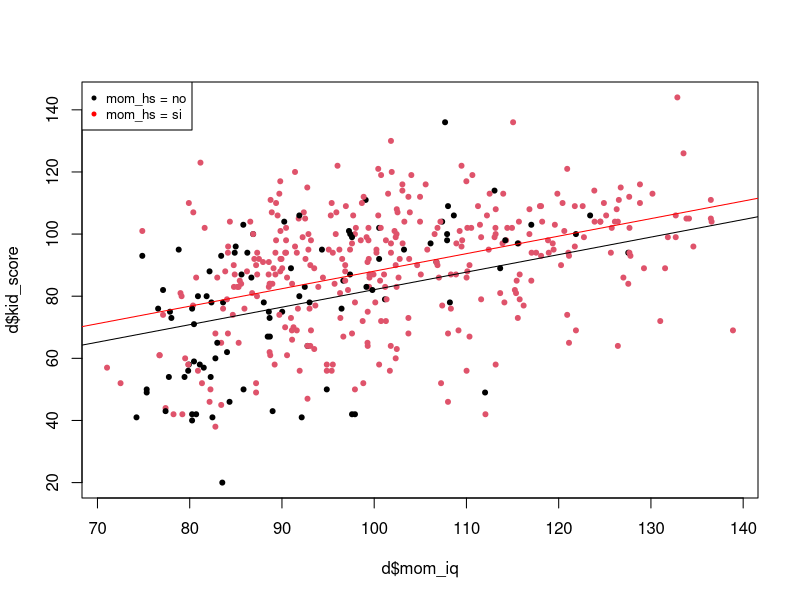
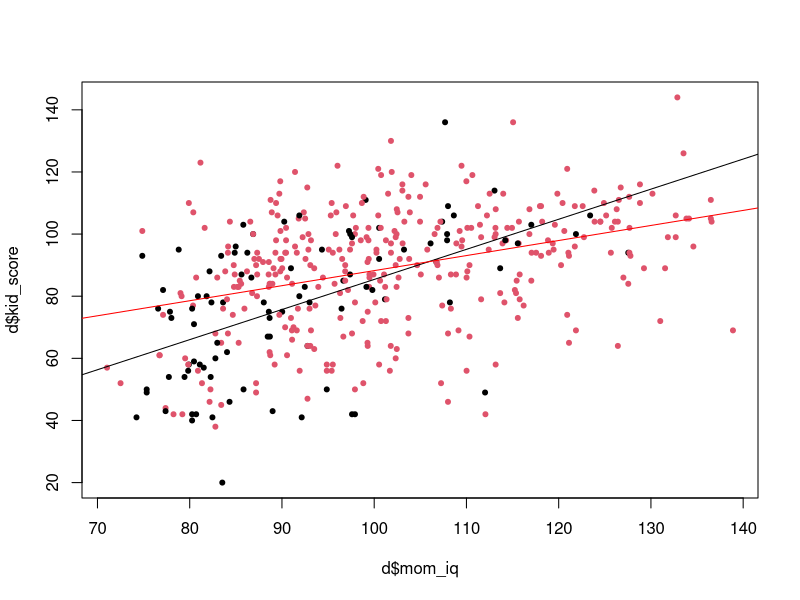

Here is the R script that generated these plots, in order:
## ---- chunk 1
d = read.csv("datos/kidiq.csv")
str(d)
## ---- chunk 2
d$mom_hs = factor(d$mom_hs, labels = c("no", "si"))
d$mom_work = factor(d$mom_work, labels = c("notrabaja", "trabaja23", "trabaja1_parcial", "trabaja1_completo"))
## ---- chunk 3
secundaria_si = ifelse(d$mom_hs == "si", 1, 0)
## ---- chunk 4
m = lm(kid_score ~ secundaria_si, data = d)
coef(m)
## ---- chunk 5
mean(d$kid_score[d$mom_hs == "no"])
## ---- chunk 6
mean(d$kid_score[d$mom_hs == "si"])
## ---- chunk 7
m = lm(kid_score ~ mom_hs, data = d)
summary(m)
## ---- chunk 8
levels(d$mom_hs)
## ---- chunk 9
contrasts(d$mom_hs)
## ---- chunk 10
secundaria_no = ifelse(d$mom_hs == "no", 1, 0)
## ---- chunk 11
m = lm(kid_score ~ secundaria_no, data = d)
coef(m)
## ---- chunk 12
coef(m)[1] + coef(m)[2]
## ---- chunk 13
levels(d$mom_hs)
## ---- chunk 14
contrasts(d$mom_hs)
## ---- chunk 15
d$mom_hs = relevel(d$mom_hs, ref = "si")
levels(d$mom_hs)
## ---- chunk 16
contrasts(d$mom_hs)
## ---- chunk 17
m = lm(kid_score ~ mom_hs, data = d)
summary(m)
## ---- chunk 18
contrasts(d$mom_hs)
## ---- chunk 19
m = lm(kid_score ~ 0 + secundaria_si + secundaria_no, data = d)
summary(m)
## ---- chunk 20
m = lm(kid_score ~ 0 + mom_hs, data = d)
summary(m)
## ---- chunk 21
levels(d$mom_work)
## ---- chunk 22
notrabaja_si = ifelse(d$mom_work == "notrabaja", 1, 0)
trabaja23_si = ifelse(d$mom_work == "trabaja23", 1, 0)
trabaja1_parcial_si = ifelse(d$mom_work == "trabaja1_parcial", 1, 0)
trabaja1_completo_si = ifelse(d$mom_work == "trabaja1_completo", 1, 0)
## ---- chunk 23
m = lm(kid_score ~ trabaja23_si + trabaja1_parcial_si + trabaja1_completo_si, data = d)
summary(m)
## ---- chunk 24
m = lm(kid_score ~ mom_work, data = d)
summary(m)
## ---- chunk 25
levels(d$mom_work)
## ---- chunk 26
contrasts(d$mom_work)
## ---- chunk 27
d$mom_work = relevel(d$mom_work, ref="trabaja1_parcial")
levels(d$mom_work)
## ---- chunk 28
m = lm(kid_score ~ mom_work, data = d)
summary(m)
## ---- chunk 29
d$mom_work1 = factor(d$mom_work, levels=c("trabaja1_completo","trabaja23","notrabaja","trabaja1_parcial"))
levels(d$mom_work1)
## ---- chunk 30
m = lm(kid_score ~ mom_work1, data = d)
summary(m)
## ---- chunk 31
m = lm(kid_score ~ mom_iq + secundaria_si, data = d)
summary(m)
## ---- chunk 32
# Para estar seguro del nivel de referencia:
d$mom_hs = relevel(d$mom_hs, ref="no")
## ---- chunk 33
plot(d$mom_iq, d$kid_score, col = d$mom_hs, pch = 20)
abline(a = m$coefficients["(Intercept)"], b = m$coefficients["mom_iq"], col = "black")
abline(a = m$coefficients["(Intercept)"] + m$coefficients["secundaria_si"],
       b = m$coefficients["mom_iq"], col = "red")
legend("topleft", legend = c("mom_hs = no", "mom_hs = si"), col = c("black", "red"), pch = 20, cex = 0.8)
## ---- chunk 34
m = lm(kid_score ~ mom_iq + mom_hs, data = d)
summary(m)
## ---- chunk 35
m = lm(kid_score ~ mom_iq + secundaria_si + mom_iq:secundaria_si, data = d)
summary(m)
## ---- chunk 36
plot(d$mom_iq, d$kid_score, col = d$mom_hs, pch = 20)
abline(a = m$coefficients["(Intercept)"], b = m$coefficients["mom_iq"], col = "black")
abline(a = m$coefficients["(Intercept)"] + m$coefficients["secundaria_si"],
       b = m$coefficients["mom_iq"] + m$coefficients["mom_iq:secundaria_si"], col = "red")
## ---- chunk 37
m = lm(kid_score ~ mom_iq + mom_hs + mom_iq:mom_hs, data = d)
summary(m)
## ---- chunk 38
m = lm(kid_score ~ mom_iq * mom_hs, data = d)
summary(m)
